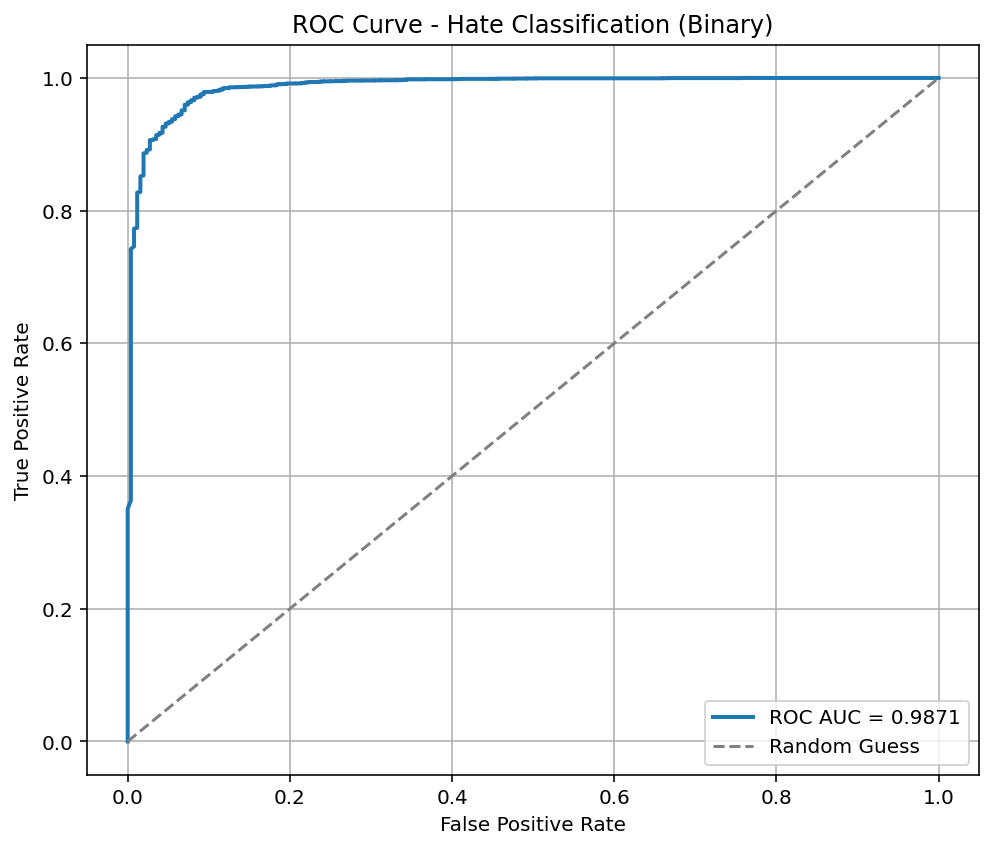

Source code (Python):
import pandas as pd
import torch
import numpy as np
from sklearn.model_selection import train_test_split
from sklearn.preprocessing import LabelEncoder, label_binarize
from sklearn.metrics import roc_auc_score, roc_curve
from transformers import AutoTokenizer, AutoModelForSequenceClassification
from datasets import Dataset
import matplotlib.pyplot as plt
from torch.nn.functional import softmax

# MODELİ YÜKLE
# Hate modelinizi yüklemek için yolu güncelledik
model_path = "./bert_hate_final_model"
model = AutoModelForSequenceClassification.from_pretrained(model_path)
tokenizer = AutoTokenizer.from_pretrained(model_path)
device = "cuda" if torch.cuda.is_available() else "cpu"
model = model.to(device)
model.eval() # Modeli değerlendirme moduna al

# VERİYİ YÜKLE
df = pd.read_excel("../MonkeyPox.xlsx")
# 'Sentiment' yerine 'Hate' sütununu kullanıyoruz
df = df[['Translated Post Description', 'Hate']].dropna()
df['Translated Post Description'] = df['Translated Post Description'].apply(lambda x: " ".join(str(x).split()[:250]))
df['Hate'] = df['Hate'].str.lower().str.strip()

# LABEL ENCODE
le = LabelEncoder()
df['label'] = le.fit_transform(df['Hate'])

# TEST VERİSİ
X_train, X_test, y_train, y_test = train_test_split(
    df['Translated Post Description'],
    df['label'],
    test_size=0.1,
    stratify=df['label'],
    random_state=42
)

# TOKENİZASYON
test_ds = Dataset.from_dict({"text": X_test.tolist(), "label": y_test.tolist()})
test_ds = test_ds.map(lambda x: tokenizer(x['text'], padding="max_length", truncation=True, max_length=512), batched=True)

# MODEL İLE TAHMİN
all_logits = []
model.eval() # Modeli değerlendirme moduna al
with torch.no_grad(): # Gradyan hesaplamalarını devre dışı bırak (bellek ve hız için)
    # Batch boyutunu modelin eğitiminde kullanılan batch boyutuyla uyumlu tutmak iyi bir uygulamadır.
    # Burada 16 olarak ayarlı, eğitimde 8 kullanıyorduk. 8 olarak değiştirebiliriz.
    batch_size_inference = 8 # Eğitimdeki batch boyutunu kullanmak daha tutarlı olabilir
    for i in range(0, len(test_ds), batch_size_inference):
        batch = test_ds[i:i+batch_size_inference]
        inputs = {
            'input_ids': torch.tensor(batch['input_ids']).to(model.device),
            'attention_mask': torch.tensor(batch['attention_mask']).to(model.device)
        }
        outputs = model(**inputs)
        all_logits.append(outputs.logits.cpu().numpy())

# SONUÇLARI HAZIRLA
all_logits = np.concatenate(all_logits, axis=0)
probs = softmax(torch.tensor(all_logits), dim=1).numpy()
num_labels = model.config.num_labels

# ROC AUC Eğrisi Çizimi
if num_labels == 2:
    # İkili sınıflandırma (hate ve not hate) için ROC AUC
    auc = roc_auc_score(y_test, probs[:, 1])
    fpr, tpr, _ = roc_curve(y_test, probs[:, 1])
    
    plt.figure(figsize=(7, 6))
    plt.plot(fpr, tpr, label=f"ROC AUC = {auc:.4f}", linewidth=2)
    plt.plot([0, 1], [0, 1], linestyle="--", color="gray", label="Random Guess")
    plt.xlabel("False Positive Rate")
    plt.ylabel("True Positive Rate")
    plt.title("ROC Curve - Hate Classification (Binary)") # Başlığı güncelledik
    plt.legend()
    plt.grid(True)
    plt.tight_layout()
    plt.show()

else:
    # Çoklu sınıflandırma için ROC AUC (eğer 2'den fazla sınıf olsaydı)
    y_test_binarized = label_binarize(y_test, classes=np.arange(num_labels))
    auc = roc_auc_score(y_test_binarized, probs, multi_class="ovo", average="macro")

    plt.figure(figsize=(8, 6))
    for i in range(num_labels):
        fpr, tpr, _ = roc_curve(y_test_binarized[:, i], probs[:, i])
        # Sınıf isimlerini le.classes_ ile alıyoruz
        plt.plot(fpr, tpr, label=f"{le.classes_[i]} (AUC: {roc_auc_score(y_test_binarized[:, i], probs[:, i]):.3f})")
    plt.plot([0, 1], [0, 1], 'k--', label="Random Guess")
    plt.xlabel("False Positive Rate")
    plt.ylabel("True Positive Rate")
    plt.title("ROC Curve - Hate Classification (Multi-Class)") # Başlığı güncelledik
    plt.legend()
    plt.grid(True)
    plt.tight_layout()
    plt.show()

print(f"\n✅ ROC AUC Skoru (macro average): {auc:.4f}")
